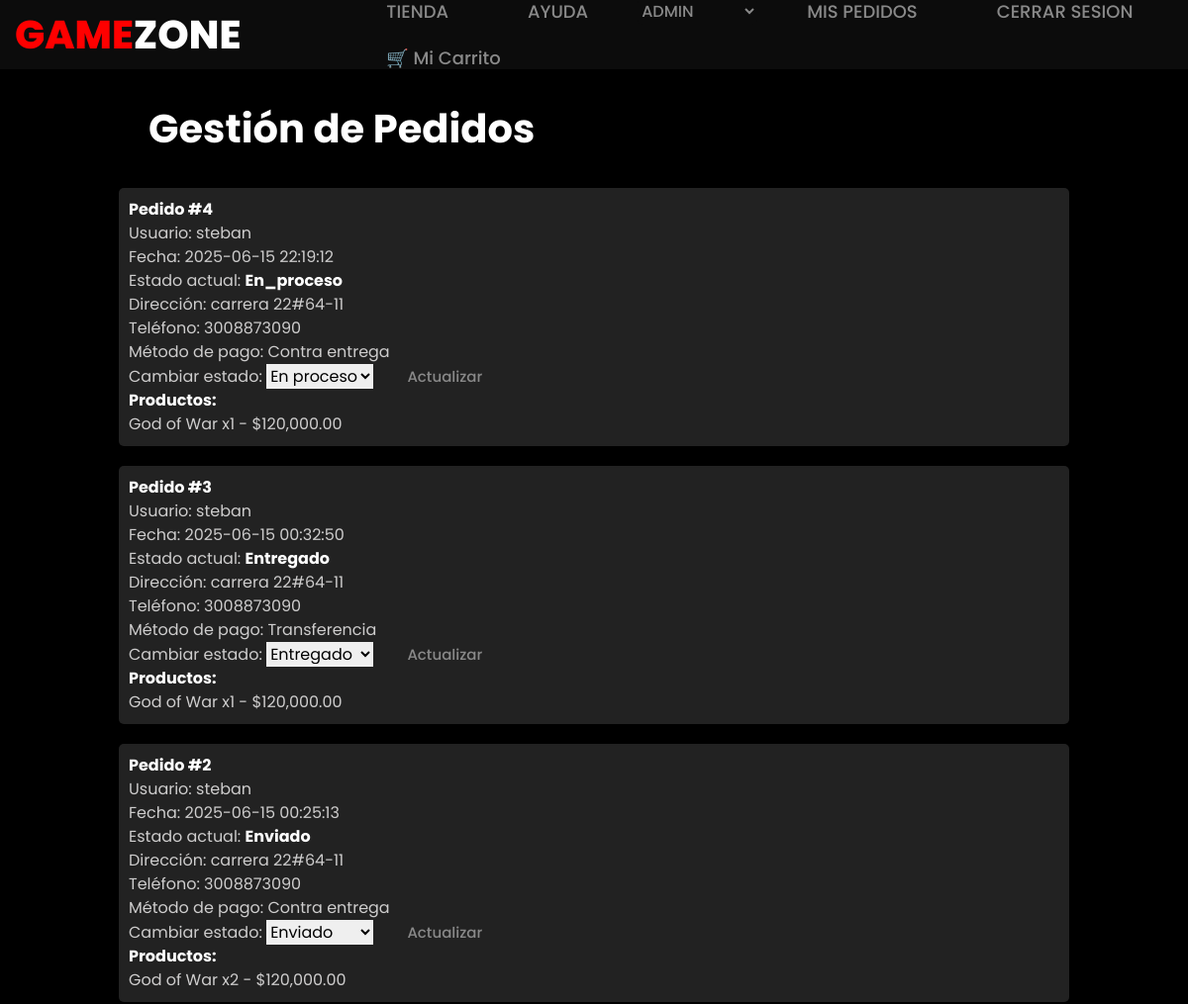
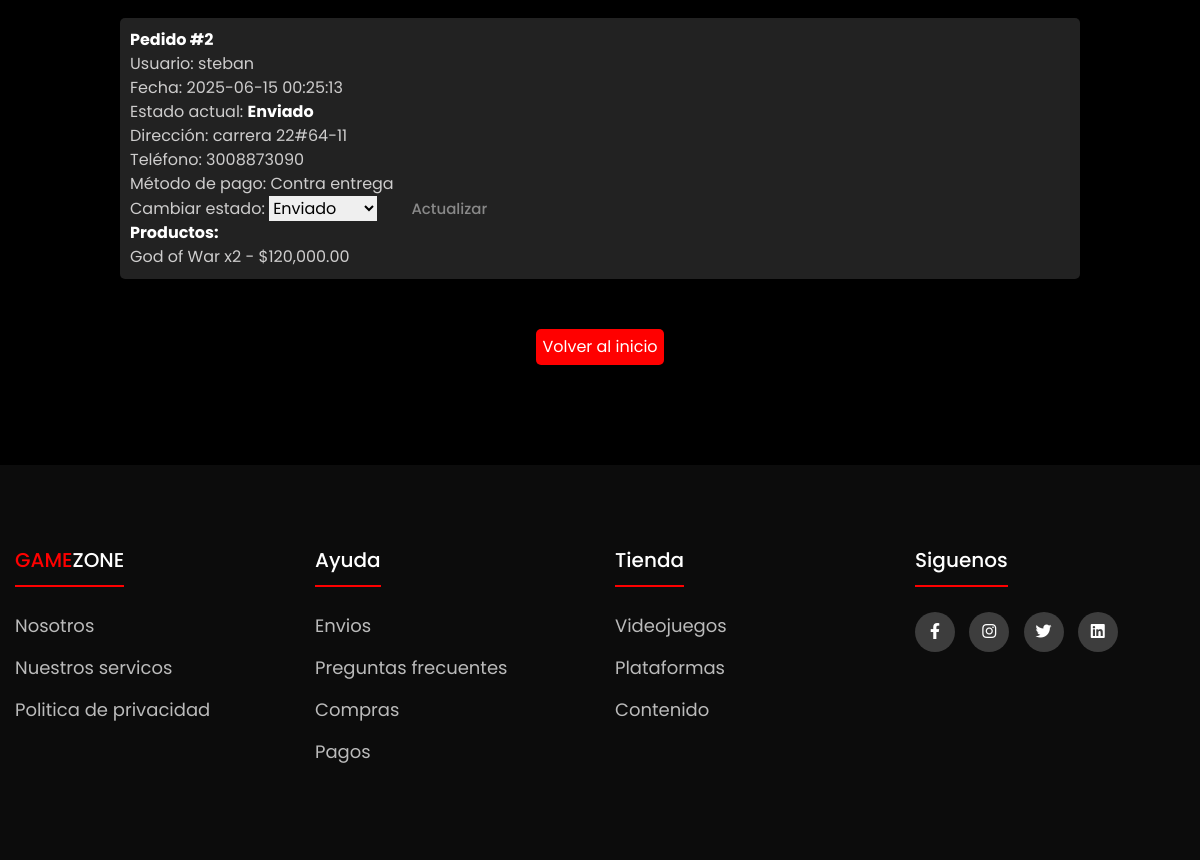
Screenshot of /admin_orders.php (signed in) with the database file from the repository (2 pictures, top to bottom).
### tables this page shows
CREATE TABLE `orders` (
  `id` int(11) NOT NULL,
  `user_id` int(11) NOT NULL,
  `address` varchar(255) NOT NULL,
  `phone` varchar(20) DEFAULT NULL,
  `payment_method` varchar(50) DEFAULT 'Contra entrega',
  `status` enum('pendiente','en_proceso','enviado','entregado') DEFAULT 'pendiente',
  `created_at` timestamp NOT NULL DEFAULT current_timestamp()
);

CREATE TABLE `users` (
  `id` int(11) NOT NULL,
  `name` varchar(100) NOT NULL,
  `email` varchar(100) NOT NULL,
  `password` varchar(255) NOT NULL,
  `role` enum('user','admin') DEFAULT 'user',
  `created_at` timestamp NOT NULL DEFAULT current_timestamp()
);

CREATE TABLE `order_items` (
  `id` int(11) NOT NULL,
  `order_id` int(11) NOT NULL,
  `product_id` int(11) NOT NULL,
  `quantity` int(11) NOT NULL DEFAULT 1,
  `price` decimal(10,2) NOT NULL
);

CREATE TABLE `products` (
  `id` int(11) NOT NULL,
  `name` varchar(100) NOT NULL,
  `description` text DEFAULT NULL,
  `price` decimal(10,2) NOT NULL,
  `image` varchar(255) DEFAULT NULL,
  `category_id` int(11) DEFAULT NULL,
  `created_at` timestamp NOT NULL DEFAULT current_timestamp()
);

### controllers/ordercontroller.php (called while the page is built, shortened)
<?php
require_once 'models/Order.php';
class OrderController {
public function adminOrders() {
    $orderModel = new Order();
    $orders = $orderModel->getAll();
    foreach ($orders as &$order) {
        $order['items'] = $orderModel->getItems($order['id']);
    }
    require 'views/order/admin_orders.php';
}
}

### models/order.php (called while the page is built, shortened)
<?php
require_once 'config/database.php';
class Order {
    private $conn;
    public function __construct() {
        $db = new Database();
        $this->conn = $db->connect();
    }
public function getItems($order_id) {
    $sql = "SELECT oi.*, p.name
            FROM order_items oi
            JOIN products p ON oi.product_id = p.id
            WHERE oi.order_id = ?";
    $stmt = $this->conn->prepare($sql);
    $stmt->execute([$order_id]);
    return $stmt->fetchAll(PDO::FETCH_ASSOC);
}
public function getAll() {
    $sql = "SELECT o.*, u.name AS user_name
            FROM orders o
            JOIN users u ON o.user_id = u.id
            ORDER BY o.created_at DESC";
    $stmt = $this->conn->query($sql);
    return $stmt->fetchAll(PDO::FETCH_ASSOC);
}
}

### config/database.php (called while the page is built, shortened)
<?php
class database{
    private $host = 'localhost';
    private $db_name = 'tienda_virtual';
    private $username = 'root';
    private $password = '';
    public function connect(){
        $this->conn = null;
        try {
            $dsn = "mysql:host={$this->host};dbname={$this->db_name}";
            $this->conn = new PDO($dsn, $this->username, $this->password);
            $this->conn->setAttribute(PDO::ATTR_ERRMODE, PDO::ERRMODE_EXCEPTION);
        }
        catch(PDOException $e) {
            echo "Error de conexion: " . $e->getMessage();
            exit;
        }
        return $this->conn;
    }
}
?>

### views/order/admin_orders.php (the view, shortened to what this page needs)
<?php require_once __DIR__ . '/../layout/header.php'; ?>
<div class="container-mis-pedidos">
    <h2>Gestión de Pedidos</h2>
    <div class="container-intermedio-tus-pedidos">
        <?php foreach ($orders as $order): ?>
    <div class="container-tu-pedido">
        <strong>Pedido #<?= $order['id'] ?></strong><br>
        Usuario: <?= htmlspecialchars($order['user_name']) ?><br>
        Fecha: <?= $order['created_at'] ?><br>
        Estado actual: <strong><?= ucfirst($order['status']) ?></strong><br>
        Dirección: <?= htmlspecialchars($order['address']) ?><br>
        Teléfono: <?= htmlspecialchars($order['phone']) ?><br>
        Método de pago: <?= htmlspecialchars($order['payment_method']) ?><br>
        <form method="POST" action="admin_orders.php?action=updateStatus">
            <label for="status">Cambiar estado:</label>
            <select name="status" style="color:black;">
                <option value="en_proceso" <?= $order['status'] == 'en_proceso' ? 'selected' : '' ?>>En proceso</option>
                <option value="enviado" <?= $order['status'] == 'enviado' ? 'selected' : '' ?>>Enviado</option>
                <option value="entregado" <?= $order['status'] == 'entregado' ? 'selected' : '' ?>>Entregado</option>
            </select>
            <input type="submit" value="Actualizar" class="input-actualizar-estado-pedidos">
        </form>
        <strong>Productos:</strong>
        <ul>
            <?php foreach ($order['items'] as $item): ?>
                <li><?= $item['name'] ?> x<?= $item['quantity'] ?> - $<?= number_format($item['price'], 2) ?></li>
            <?php endforeach; ?>
        </ul>
    </div>
    <?php endforeach; ?>
    <a href="index.php">Volver al inicio</a>
    </div>
</div>
<?php require_once __DIR__ . '/../layout/footer.php'; ?>

### admin_orders.php
<?php
require_once 'controllers/OrderController.php';
$controller = new OrderController();
$action = $_GET['action'] ?? '';
if ($action === 'updateStatus') {
    $controller->updateStatus();
} else {
    $controller->adminOrders();
}

### views/layout/header.php (shortened to what this page needs)
<!DOCTYPE html>
<html lang="es">
<head>
    <link rel="stylesheet" href="public/css/styles.css">
    <link rel="stylesheet" href="https://cdnjs.cloudflare.com/ajax/libs/font-awesome/6.2.1/css/all.min.css">
    <script src="https://cdn.tailwindcss.com"></script>
</head>
<body>
<header>
    <h1 class="logo"><span>GAME</span>ZONE</h1>
    <nav>
        <ul>
            <li><a href="index.php">TIENDA</a></li>
            <li><a href="#">AYUDA</a></li>
            <?php if (isset($_SESSION['user'])): ?>
                <?php if ($_SESSION['user']['role'] === 'admin'): ?>
                    <select id="navSelect" class="select-header">
                        <option value="" class="option-header" selected disabled hidden>ADMIN</option>
                    </select>
                <?php endif; ?>
                <li><a href="my_orders.php">MIS PEDIDOS</a></li>
                <li><a href="logout.php">CERRAR SESION</a></li>
                <li><a href="cart.php" class="boton-carrito">🛒 Mi carrito</a></li>
            <?php endif; ?>
</header>

### views/layout/footer.php
<footer class="footer">
    <div class="container-footer">
        <div class="footer-row">
            <div class="footer-links">
                <h4><span>GAME</span>ZONE</h4>
                <ul>
                    <li><a href="#">Nosotros</a></li>
                    <li><a href="#">Nuestros servicos</a></li>
                    <li><a href="#">Politica de privacidad</a></li>
                </ul>
            </div>
            <div class="footer-links">
                <h4>Ayuda</h4>
                <ul>
                    <li><a href="#">Envios</a></li>
                    <li><a href="#">Preguntas frecuentes</a></li>
                    <li><a href="#">Compras</a></li>
                    <li><a href="#">Pagos</a></li>
                </ul>
            </div>
            <div class="footer-links">
                <h4>Tienda</h4>
                <ul>
                    <li><a href="#">Videojuegos</a></li>
                    <li><a href="#">Plataformas</a></li>
                    <li><a href="#">Contenido</a></li>
                </ul>
            </div>
            <div class="footer-links">
                <h4>Siguenos</h4>
                <div class="social-link">
                    <a href="#"><i class="fab fa-facebook-f"></i></a>
                    <a href="#"><i class="fab fa-instagram"></i></a>
                    <a href="#"><i class="fab fa-twitter"></i></a>
                    <a href="#"><i class="fab fa-linkedin"></i></a>
                </div>
            </div>
        </div>
    </div>
</footer>
</body>
</html>

### public/css/styles.css (style rules this page uses)
html { scroll-behavior: smooth; }
body { font-family: Poppins; margin: 0; padding: 0; background: black; color: #333; display: flex; flex-direction: column; justify-content: center; align-items: center; }
header { height: 70px; padding: 15px; background-color: rgb(12, 12, 12); color: #fff; display: flex; align-items: center; justify-content: center; gap: 10%; position: fixed; top: 0; width: 100%; z-index: 9999; }
.logo { margin: 0; font-weight: 800; font-size: 40px; }
.logo span { color: red; }
nav ul { display: flex; flex-wrap: wrap; list-style: none; gap: 20px; padding: 0; }
nav li { display: inline; }
nav a { color: #898989; text-decoration: none; text-transform: capitalize; font-weight: 500; font-size: 18px; margin: 0 30px; position: relative; }
nav a::before { content: ''; position: absolute; bottom: -10px; left: 0; width: 0%; height: 3px; background-color: red; transition: all .5s; }
.select-header { background-color: rgb(12, 12, 12); color: #898989; font-weight: 500; border-radius: 5px; }
.option-header { background-color: rgb(12, 12, 12); color: #898989; font-weight: 500; border-radius:5px; }
.container-mis-pedidos { width: 100%; text-align: left; }
.container-mis-pedidos h2 { font-size: 40px; color: white; font-weight: 700; margin-bottom: 30px; margin-left: 150px; }
.container-intermedio-tus-pedidos { width: 100%; display: flex; flex-direction: column; justify-content: center; align-items: center; }
.container-tu-pedido { width: 80%; padding: 10px; margin-bottom: 20px; color: #cecdcd; background-color: #222222; border-radius: 5px; }
.container-tu-pedido strong { color: white; }
.container-intermedio-tus-pedidos a { background-color: red; padding: 6px; border-radius: 5px; color: white; cursor: pointer; margin-top: 30px; margin-bottom: 100px; }
.input-actualizar-estado-pedidos { color: #898989; text-decoration: none; text-transform: capitalize; font-weight: 500; font-size: 15px; margin: 0 30px; position: relative; }
.input-actualizar-estado-pedidos::before { content: ''; position: absolute; bottom: -10px; left: 0; width: 0%; height: 3px; background-color: red; transition: all .5s; z-index: 9999; }
.container-mis-pedidos { margin-top: 100px; }
.container-footer { max-width: 1200px; margin: 0 auto; }
.footer { width: 100%; background-color: rgb(12, 12, 12); padding: 80px 0; }
.footer-row { display: flex; flex-wrap: wrap; }
.footer-links { width: 25%; padding: 0 15px; }
.footer-links h4 { font-size: 20px; color: #fff; margin-bottom: 25px; font-weight: 500; border-bottom: 2px solid red; display: inline-block; padding-bottom: 10px; }
.footer-links ul li a { font-size: 18px; text-decoration: none; color: #BBBBBB; display: block; margin-bottom: 15px; transition: all .3s ease; }
.social-link a { display: inline-block; min-height: 40px; width: 40px; background-color: rgba(255,255,255,0.2); margin: 0 10px 10px 0; text-align: center; line-height: 40px; border-radius: 50%; color: white; transition: all .5s ease; }
.footer-links h4 span { color: red; }

### rows the page displays
orders: id "4", user.name "steban", created_at "2025-06-15 22:19:12", status "En_proceso", address "carrera 22#64-11", phone "3008873090", payment_method "Contra entrega", status "En proceso"
order_items: product.name "God of War", quantity "1", price "120,000.00"
orders: id "3", user.name "steban", created_at "2025-06-15 00:32:50", status "Entregado", address "carrera 22#64-11", phone "3008873090", payment_method "Transferencia"
order_items: product.name "God of War", quantity "1", price "120,000.00"
orders: id "2", user.name "steban", created_at "2025-06-15 00:25:13", status "Enviado", address "carrera 22#64-11", phone "3008873090", payment_method "Contra entrega"
order_items: product.name "God of War", quantity "2", price "120,000.00"
